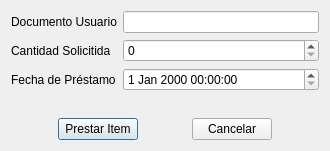
<?xml version="1.0" encoding="UTF-8"?>
<ui version="4.0">
 <class>Dialog</class>
 <widget class="QDialog" name="Dialog">
  <property name="geometry">
   <rect>
    <x>0</x>
    <y>0</y>
    <width>330</width>
    <height>151</height>
   </rect>
  </property>
  <property name="windowTitle">
   <string>Prestar Item</string>
  </property>
  <layout class="QVBoxLayout" name="verticalLayout_2">
   <item>
    <layout class="QVBoxLayout" name="verticalLayout">
     <item>
      <layout class="QFormLayout" name="formLayout">
       <item row="0" column="0">
        <widget class="QLabel" name="label">
         <property name="text">
          <string>Documento Usuario</string>
         </property>
        </widget>
       </item>
       <item row="0" column="1">
        <widget class="QLineEdit" name="lineEdit"/>
       </item>
       <item row="1" column="0">
        <widget class="QLabel" name="label_2">
         <property name="text">
          <string>Cantidad Solicitida</string>
         </property>
        </widget>
       </item>
       <item row="1" column="1">
        <widget class="QSpinBox" name="spinBox"/>
       </item>
       <item row="2" column="0">
        <widget class="QLabel" name="label_3">
         <property name="text">
          <string>Fecha de Préstamo</string>
         </property>
        </widget>
       </item>
       <item row="2" column="1">
        <widget class="QDateTimeEdit" name="dateTimeEdit"/>
       </item>
      </layout>
     </item>
     <item>
      <layout class="QHBoxLayout" name="horizontalLayout">
       <item>
        <spacer name="horizontalSpacer_2">
         <property name="orientation">
          <enum>Qt::Horizontal</enum>
         </property>
         <property name="sizeHint" stdset="0">
          <size>
           <width>40</width>
           <height>20</height>
          </size>
         </property>
        </spacer>
       </item>
       <item>
        <widget class="QPushButton" name="pushButton_2">
         <property name="text">
          <string>Prestar Item</string>
         </property>
        </widget>
       </item>
       <item>
        <spacer name="horizontalSpacer">
         <property name="orientation">
          <enum>Qt::Horizontal</enum>
         </property>
         <property name="sizeHint" stdset="0">
          <size>
           <width>40</width>
           <height>20</height>
          </size>
         </property>
        </spacer>
       </item>
       <item>
        <widget class="QPushButton" name="pushButton">
         <property name="text">
          <string>Cancelar</string>
         </property>
        </widget>
       </item>
       <item>
        <spacer name="horizontalSpacer_3">
         <property name="orientation">
          <enum>Qt::Horizontal</enum>
         </property>
         <property name="sizeHint" stdset="0">
          <size>
           <width>40</width>
           <height>20</height>
          </size>
         </property>
        </spacer>
       </item>
      </layout>
     </item>
    </layout>
   </item>
  </layout>
 </widget>
 <resources/>
 <connections/>
</ui>
